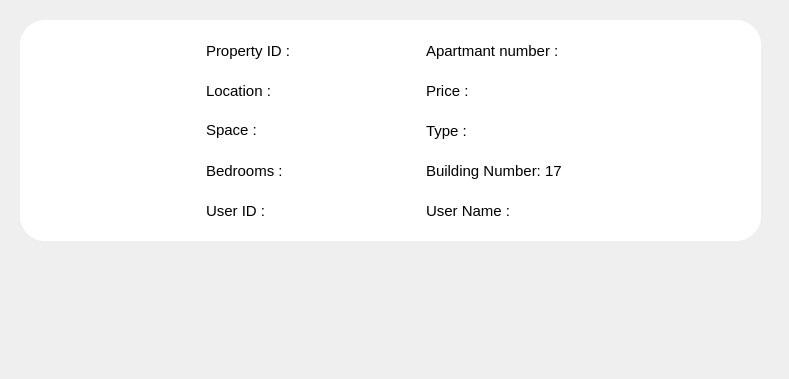
       <widget class="QWidget" name="scrollAreaWidgetContents_6">
        <property name="geometry">
         <rect>
          <x>0</x>
          <y>0</y>
          <width>789</width>
          <height>379</height>
         </rect>
        </property>
        <widget class="QFrame" name="frame_16">
         <property name="geometry">
          <rect>
           <x>20</x>
           <y>20</y>
           <width>741</width>
           <height>221</height>
          </rect>
         </property>
         <property name="styleSheet">
          <string notr="true">QFrame{
  border-radius: 25px;
  border: 2px solid white ;
background-color:white;

}
QPushButton{
  border-radius: 10px;
  background: #699CCC;
color:white;



}
QPushButton:hover{
background: #CCD0CD;
color:Black;
}

#pushButton_2{
background: #FF7F7F;
}
#pushButton_2:hover{
background: #CCD0CD;
color:Black;
}
QLabel{
font-size:15px;
}</string>
         </property>
         <property name="frameShape">
          <enum>QFrame::Shape::StyledPanel</enum>
         </property>
         <property name="frameShadow">
          <enum>QFrame::Shadow::Raised</enum>
         </property>
         <widget class="QLabel" name="label_119">
          <property name="geometry">
           <rect>
            <x>20</x>
            <y>40</y>
            <width>151</width>
            <height>151</height>
           </rect>
          </property>
          <property name="styleSheet">
           <string notr="true">#label_2{color:black;}</string>
          </property>
          <property name="text">
           <string/>
          </property>
          <property name="pixmap">
           <pixmap resource="Resource.qrc">:/Assets/home128.png</pixmap>
          </property>
          <property name="scaledContents">
           <bool>true</bool>
          </property>
         </widget>
         <widget class="QLabel" name="label_120">
          <property name="geometry">
           <rect>
            <x>180</x>
            <y>60</y>
            <width>211</width>
            <height>21</height>
           </rect>
          </property>
          <property name="text">
           <string>Location :</string>
          </property>
         </widget>
         <widget class="QLabel" name="label_121">
          <property name="geometry">
           <rect>
            <x>180</x>
            <y>100</y>
            <width>201</width>
            <height>20</height>
           </rect>
          </property>
          <property name="text">
           <string>Space :</string>
          </property>
         </widget>
         <widget class="QLabel" name="label_122">
          <property name="geometry">
           <rect>
            <x>180</x>
            <y>140</y>
            <width>211</width>
            <height>21</height>
           </rect>
          </property>
          <property name="text">
           <string>Bedrooms :</string>
          </property>
         </widget>
         <widget class="QLabel" name="label_123">
          <property name="geometry">
           <rect>
            <x>400</x>
            <y>60</y>
            <width>231</width>
            <height>21</height>
           </rect>
          </property>
          <property name="text">
           <string>Price : </string>
          </property>
         </widget>
         <widget class="QLabel" name="label_124">
          <property name="geometry">
           <rect>
            <x>400</x>
            <y>100</y>
            <width>211</width>
            <height>21</height>
           </rect>
          </property>
          <property name="text">
           <string>Type :</string>
          </property>
         </widget>
         <widget class="QLabel" name="label_125">
          <property name="geometry">
           <rect>
            <x>400</x>
            <y>140</y>
            <width>331</width>
            <height>21</height>
           </rect>
          </property>
          <property name="text">
           <string>Building Number: 17  </string>
          </property>
         </widget>
         <widget class="QLabel" name="label_126">
          <property name="geometry">
           <rect>
            <x>180</x>
            <y>180</y>
            <width>221</width>
            <height>21</height>
           </rect>
          </property>
          <property name="text">
           <string>User ID :</string>
          </property>
         </widget>
         <widget class="QLabel" name="label_127">
          <property name="geometry">
           <rect>
            <x>400</x>
            <y>180</y>
            <width>211</width>
            <height>21</height>
           </rect>
          </property>
          <property name="text">
           <string>User Name :</string>
          </property>
         </widget>
         <widget class="QLabel" name="label_128">
          <property name="geometry">
           <rect>
            <x>180</x>
            <y>20</y>
            <width>211</width>
            <height>21</height>
           </rect>
          </property>
          <property name="text">
           <string>Property ID : </string>
          </property>
         </widget>
         <widget class="QLabel" name="label_129">
          <property name="geometry">
           <rect>
            <x>400</x>
            <y>20</y>
            <width>231</width>
            <height>21</height>
           </rect>
          </property>
          <property name="text">
           <string>Apartmant number :</string>
          </property>
         </widget>
        </widget>
       </widget>
